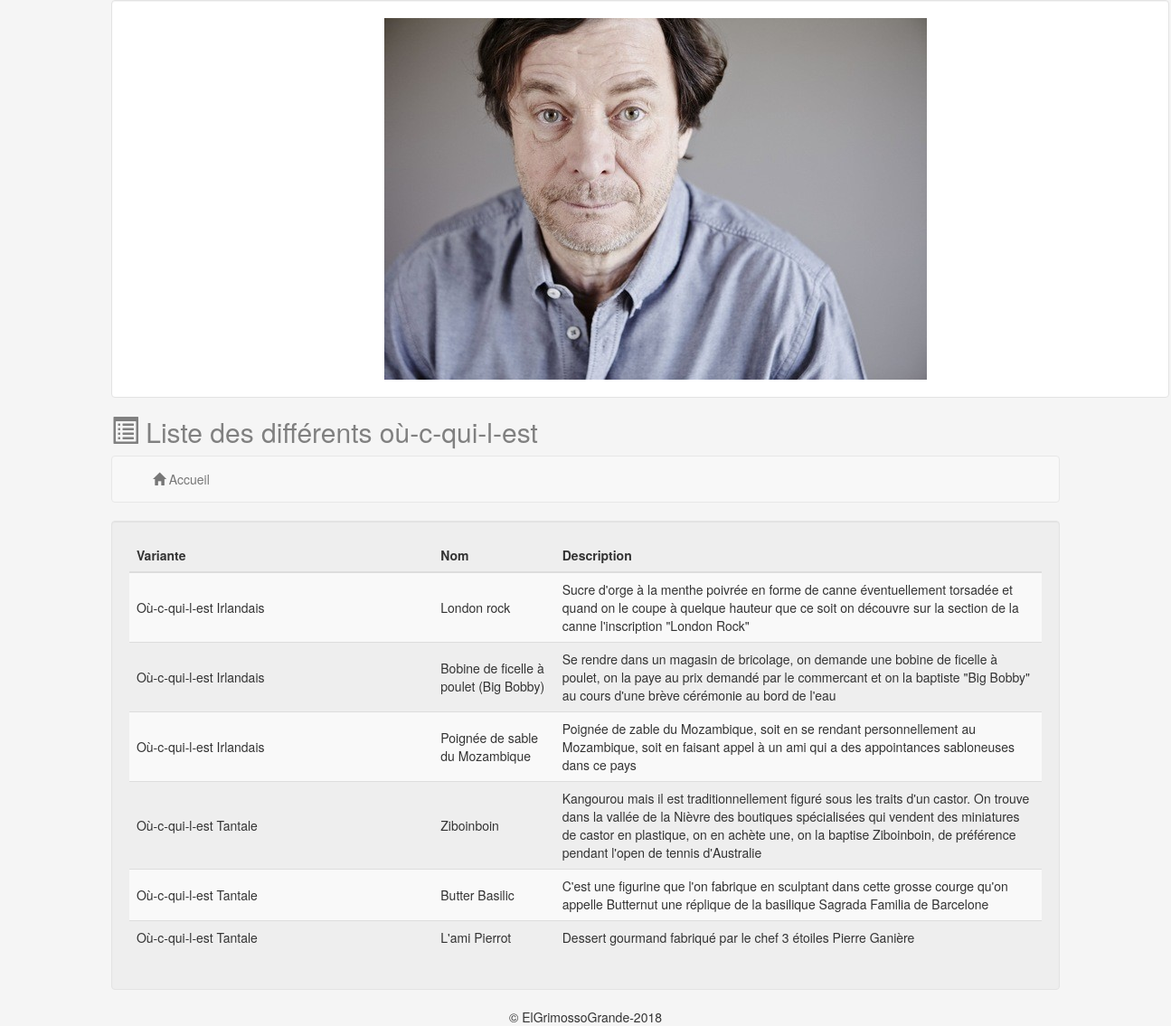
The page / on the database its author committed.
### tables this page shows
CREATE TABLE `objet` (
  `id` int(255) NOT NULL,
  `nom` text,
  `description` text,
  `variante` text,
  PRIMARY KEY (`id`)
);

### model/pdo.php (called while the page is built)
<?php
function recupListeEntreprises($bddMySql){
	$qry = $bddMySql->prepare("SELECT nom, variante, description FROM objet ORDER BY variante");
	$qry->execute();
	$result = $qry->fetchAll();
	return $result;
}
?>

### view/v_accueil.php (the view)
    <div class="container col-md-offset-1 col-md-10 col-md-offset-1">
		<div class="container well">
			<img src="util/images/rollin.jpg" class="col-md-offset-3">
		</div>
		<h2><span class="glyphicon glyphicon-list-alt"style="color:0099FF;"></span> Liste des différents où-c-qui-l-est</h2>
		<?php include("view/structure/v_band.php") ; ?>
		<div class="container well jumbogrey col-md-12">
			<table class="table table-striped table-responsive display float:left" id="tableUtilisateurs">
						<thead>
							<tr>
								<th class="col-md-4">Variante</th>
								<th>Nom</th>
								<th>Description</th>
							</tr>
							</thead>
							<tbody>
								<?php
									foreach($entreprises as $listeEntreprises){
									?>
									<tr><td style="vertical-align:middle"><?php echo $listeEntreprises['variante'];?></td><td style="vertical-align:middle"><?php echo $listeEntreprises['nom'];?></td><td style="vertical-align:middle"><?php echo $listeEntreprises['description'];?></td>
									</tr>
									<?php
									}
								?>
							</tbody>
			</table>
		</div>
</div>

### util/css/styles.css (style rules this page uses)
h2 { color: #808080; }
body { background-color: #F5F5F5; }
table { margin:left; }
.jumbogrey { background-color:#eee !important; }
.well { background-color:white; }

### rows shown on the page
objet: variante "Où-c-qui-l-est Irlandais", nom "London rock", description "Sucre d'orge à la menthe poivrée en forme de canne éventuellement torsadée et quand on le coupe à quelque hauteur que ce soit on découvre sur la section de la canne l'inscription \"London Rock\""
objet: variante "Où-c-qui-l-est Irlandais", nom "Bobine de ficelle à poulet (Big Bobby)", description "Se rendre dans un magasin de bricolage, on demande une bobine de ficelle à poulet, on la paye au prix demandé par le commercant et on la baptiste \"Big Bobby\" au cours d'une brève cérémonie au bord de l'eau"
objet: variante "Où-c-qui-l-est Irlandais", nom "Poignée de sable du Mozambique", description "Poignée de zable du Mozambique, soit en se rendant personnellement au Mozambique, soit en faisant appel à un ami qui a des appointances sabloneuses dans ce pays"
objet: variante "Où-c-qui-l-est Tantale", nom "Ziboinboin", description "Kangourou mais il est traditionnellement figuré sous les traits d'un castor. On trouve dans la vallée de la Nièvre des boutiques spécialisées qui vendent des miniatures de castor en plastique, on en achète une, on la baptise Ziboinboin, de préférence pendant l'open de tennis d'Australie"
objet: variante "Où-c-qui-l-est Tantale", nom "Butter Basilic", description "C'est une figurine que l'on fabrique en sculptant dans cette grosse courge qu'on appelle Butternut une réplique de la basilique Sagrada Familia de Barcelone"
objet: variante "Où-c-qui-l-est Tantale", nom "L'ami Pierrot", description "Dessert gourmand fabriqué par le chef 3 étoiles Pierre Ganière"
